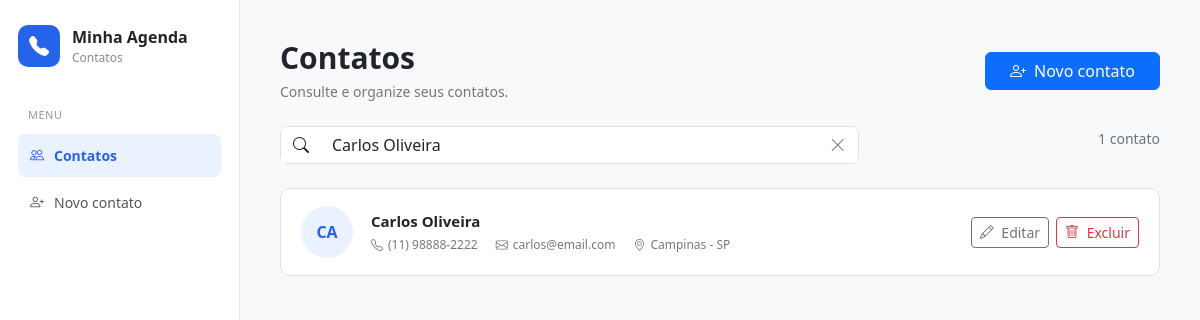
The page /agenda_contatos/index.php?busca=Carlos Oliveira on the database its author committed.
### tables this page shows
CREATE TABLE `contatos` (
  `id` int(11) NOT NULL,
  `nome` varchar(120) NOT NULL,
  `telefone` varchar(30) NOT NULL,
  `email` varchar(150) DEFAULT NULL,
  `foto` varchar(255) DEFAULT NULL,
  `endereco` varchar(255) DEFAULT NULL,
  `criado_em` timestamp NOT NULL DEFAULT current_timestamp(),
  `atualizado_em` timestamp NOT NULL DEFAULT current_timestamp() ON UPDATE current_timestamp()
);

### agenda_contatos/index.php (the view, shortened to what this page needs)
<?php
require 'config.php';
$busca = trim($_GET['busca'] ?? '');
if ($busca !== '') {
    $stmt = $pdo->prepare("
        SELECT * FROM contatos
        WHERE nome LIKE :busca
        OR telefone LIKE :busca
        OR email LIKE :busca
        OR endereco LIKE :busca
        ORDER BY nome ASC
    ");
    $stmt->execute([
        'busca' => "%$busca%"
    ]);
} else {
    $stmt = $pdo->query("
        SELECT * FROM contatos
        ORDER BY nome ASC
    ");
}
$contatos = $stmt->fetchAll();
?>
<!DOCTYPE html>
<html lang="pt-BR">
<head>
    <link
        href="https://cdn.jsdelivr.net/npm/bootstrap@5.3.3/dist/css/bootstrap.min.css"
        rel="stylesheet">
    <link
        rel="stylesheet"
        href="https://cdn.jsdelivr.net/npm/bootstrap-icons@1.11.3/font/bootstrap-icons.min.css">
</head>
<body>
    <aside class="sidebar">
        <div class="logo">
            <div class="logo-icon">
                <i class="bi bi-telephone-fill"></i>
            </div>
            <div>
                <div class="logo-title">
                    Minha Agenda
                </div>
                <div class="logo-subtitle">
                    Contatos
                </div>
            </div>
        </div>
        <div class="menu-title">
            Menu
        </div>
        <nav class="menu">
            <a
                href="index.php"
                class="menu-link active">
                <i class="bi bi-people"></i>
                Contatos
            </a>
            <a
                href="form.php"
                class="menu-link">
                <i class="bi bi-person-plus"></i>
                Novo contato
            </a>
        </nav>
    </aside>
    <main class="main">
        <div class="d-flex justify-content-between align-items-center mb-4 gap-3 flex-wrap">
            <div>
                <h1 class="page-title">
                    Contatos
                </h1>
                <div class="page-description">
                    Consulte e organize seus contatos.
                </div>
            </div>
            <a
                href="form.php"
                class="btn btn-primary px-4">
                <i class="bi bi-person-plus me-1"></i>
                Novo contato
            </a>
        </div>
        <div class="row mb-4">
            <div class="col-lg-8">
                <form method="get">
                    <div class="input-group search-box">
                        <span class="input-group-text bg-white border-0">
                            <i class="bi bi-search"></i>
                        </span>
                        <input
                            type="text"
                            name="busca"
                            class="form-control border-0 shadow-none"
                            placeholder="Pesquisar por nome, telefone ou e-mail..."
                            value="<?= htmlspecialchars($busca) ?>">
                        <?php if ($busca !== ''): ?>
                            <a
                                href="index.php"
                                class="btn bg-white border-0 text-secondary">
                                <i class="bi bi-x-lg"></i>
                            </a>
                        <?php endif; ?>
                    </div>
                </form>
            </div>
            <div class="col-lg-4 text-lg-end mt-3 mt-lg-0">
                <span class="text-secondary small">
                    <?= count($contatos) ?>
                    contato<?= count($contatos) == 1 ? '' : 's' ?>
                </span>
            </div>
        </div>
        <?php if (!$contatos): ?>
            <div class="contact-list">
                <div class="empty">
                    <div class="empty-icon">
                        <i class="bi bi-person-x"></i>
                    </div>
                    <h5>
                        Nenhum contato encontrado
                    </h5>
                    <p class="mb-4">
                        Adicione um novo contato para começar.
                    </p>
                    <a
                        href="form.php"
                        class="btn btn-primary">
                        <i class="bi bi-person-plus me-1"></i>
                        Adicionar contato
                    </a>
                </div>
            </div>
        <?php else: ?>
            <div class="contact-list">
                <?php foreach ($contatos as $contato): ?>
                    <?php
                    $nome = $contato['nome'];
                    $nomeLimpo = preg_replace(
                        '/[^A-Za-zÀ-ÿ]/u',
                        '',
                        $nome
                    );
                    $iniciais = strtoupper(
                        substr($nomeLimpo, 0, 2)
                    );
                    $temFoto =
                        !empty($contato['foto']) &&
                        file_exists(
                            __DIR__ . '/uploads/' . $contato['foto']
                        );
                    ?>
                    <div class="contact-row">
                        <?php if ($temFoto): ?>
                            <img
                                src="uploads/<?= htmlspecialchars($contato['foto']) ?>"
                                class="avatar"
                                alt="Foto de <?= htmlspecialchars($nome) ?>">
                        <?php else: ?>
                            <div class="avatar-placeholder">
                                <?= htmlspecialchars($iniciais) ?>
                            </div>
                        <?php endif; ?>
                        <div class="contact-info">
                            <div class="contact-name">
                                <?= htmlspecialchars($nome) ?>
                            </div>
                            <div class="contact-details">
                                <span>
                                    <i class="bi bi-telephone"></i>
                                    <?= htmlspecialchars($contato['telefone']) ?>
                                </span>
                                <?php if (!empty($contato['email'])): ?>
                                    <span>
                                        <i class="bi bi-envelope"></i>
                                        <?= htmlspecialchars($contato['email']) ?>
                                    </span>
                                <?php endif; ?>
                                <?php if (!empty($contato['endereco'])): ?>
                                    <span>
                                        <i class="bi bi-geo-alt"></i>
                                        <?= htmlspecialchars($contato['endereco']) ?>
                                    </span>
                                <?php endif; ?>
                            </div>
                        </div>
                        <div class="contact-actions">
                            <a
                                href="form.php?id=<?= $contato['id'] ?>"
                                class="btn btn-sm btn-outline-secondary">
                                <i class="bi bi-pencil me-1"></i>
                                Editar
                            </a>
                            <a
                                href="excluir.php?id=<?= $contato['id'] ?>"
                                class="btn btn-sm btn-outline-danger">
                                <i class="bi bi-trash me-1"></i>
                                Excluir
                            </a>
                        </div>
                    </div>
                <?php endforeach; ?>
            </div>
        <?php endif; ?>
    </main>
</body>
</html>

### agenda_contatos/index.php (style rules this page uses)
body { background: #f8f9fa; color: #212529; }
.sidebar { width: 240px; min-height: 100vh; background: #ffffff; border-right: 1px solid #e5e5e5; position: fixed; left: 0; top: 0; padding: 25px 18px; }
.logo { display: flex; align-items: center; gap: 12px; margin-bottom: 40px; }
.logo-icon { width: 42px; height: 42px; border-radius: 10px; background: #2563eb; color: white; display: flex; align-items: center; justify-content: center; font-size: 20px; }
.logo-title { font-weight: 600; font-size: 16px; }
.logo-subtitle { color: #888; font-size: 12px; }
.menu-title { color: #999; font-size: 11px; text-transform: uppercase; letter-spacing: .5px; margin: 0 0 10px 10px; }
.menu-link { display: flex; align-items: center; gap: 10px; padding: 11px 12px; color: #555; border-radius: 7px; text-decoration: none; font-size: 14px; margin-bottom: 4px; }
.menu-link.active { background: #eaf1ff; color: #2563eb; font-weight: 600; }
.main { margin-left: 240px; padding: 40px; }
.page-title { font-size: 30px; font-weight: 600; margin-bottom: 5px; }
.page-description { color: #777; font-size: 14px; }
.search-box { background: white; border: 1px solid #dee2e6; border-radius: 8px; }
.contact-list { background: white; border: 1px solid #dee2e6; border-radius: 10px; overflow: hidden; }
.contact-row { display: flex; align-items: center; gap: 18px; padding: 17px 20px; border-bottom: 1px solid #eeeeee; }
.contact-row:last-child { border-bottom: none; }
.avatar-placeholder { width: 52px; height: 52px; min-width: 52px; border-radius: 50%; background: #eaf1ff; color: #2563eb; display: flex; align-items: center; justify-content: center; font-weight: 600; }
.contact-info { flex: 1; min-width: 0; }
.contact-name { font-weight: 600; font-size: 15px; margin-bottom: 4px; }
.contact-details { display: flex; flex-wrap: wrap; gap: 18px; color: #777; font-size: 12px; }
.contact-details span { display: inline-flex; align-items: center; gap: 5px; }
.contact-actions { display: flex; gap: 7px; }

### rows shown on the page
contatos: nome "CA", nome "Carlos Oliveira", telefone "(11) 98888-2222", email "carlos@email.com", endereco "Campinas - SP"

### other values the page prints
count($contatos) "1"
